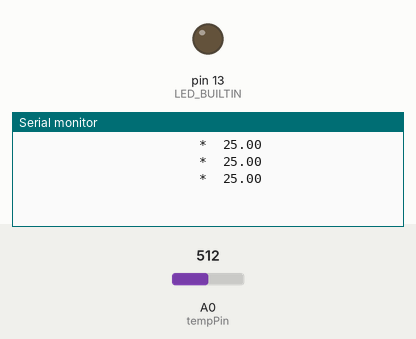
Bench run of a sketch on a simulated Arduino Uno, built with avr-gcc and run on an emulated ATmega328P. Parts: output pins drawn as LEDs (lit = HIGH), the last lines printed to the serial monitor. Inputs (shaded band) come from the test bench; at power-on: A0 (tempPin) = 512.

Above: at 1.8 s.
1.9 s: A0 (tempPin) set to 513
At 2.31 s:
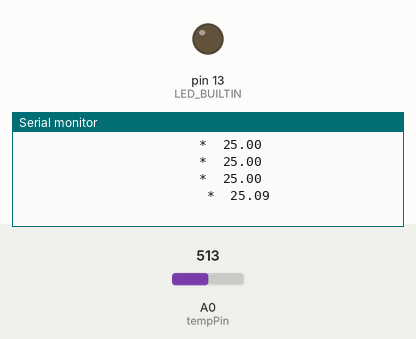
4.0 s: A0 (tempPin) set to 716
At 4.31 s:
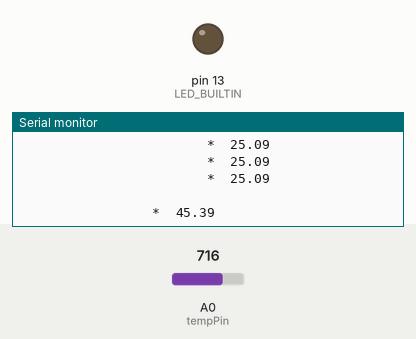

Measured:
- the behaviour switches between 512 and 513 on A0 (tempPin) (found by bisection; images 0 and 1)
- after the input at 1.9 s, the serial monitor: prints a new line after 0.10 s (image 1)
- after the input at 4.0 s, the serial monitor: prints a new line at once (image 2)

The sketch:

ThermometerNoDisplay.ino
```cpp
int    tempPin = 0;
String spaces  = String("                                                                ");

unsigned long previousMillis = 0;

const long interval = 500;

void setup()
{
  pinMode(LED_BUILTIN, OUTPUT);
  digitalWrite(LED_BUILTIN, LOW);
  Serial.begin(9600);
}


unsigned long currentMillis;

void loop()
{
  currentMillis = millis();

  if (currentMillis - previousMillis >= interval)
  {
    previousMillis = currentMillis;

    int tempReading = analogRead(tempPin);

    //  Convert to Kelvin
    double tempK = log(10000.0 * ((1024.0 / tempReading - 1)));
    tempK = 1 / (0.001129148 + (0.000234125 + (0.0000000876741 * tempK * tempK)) * tempK);

    // Convert Kelvin to Celcius
    float tempC = tempK - 273.15;

    Serial.print(spaces.substring(0, (int)((tempC - 13.0) * 2.0)));
    Serial.print("*  ");
    Serial.println(tempC);
  }
}
```
